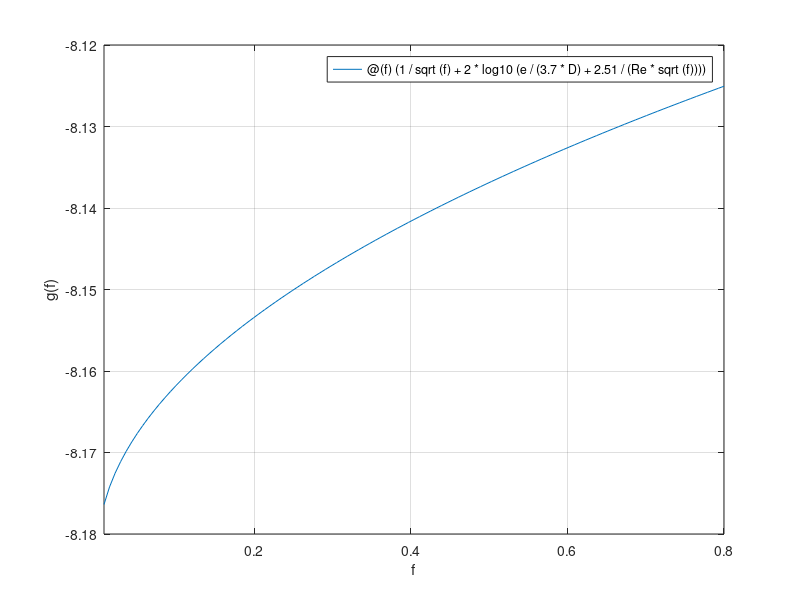

The MATLAB script that drew this image: (Note: this script raises an error after producing the figure.)
clc;
clear;

rho=1.23; mu=1.79e-5; D=0.005; v=40; e=0.0015/1000;
Re=rho*v*D/mu;

g=@(f)(1/sqrt(f)+2*log10(e/(3.7*D)+2.51/(Re*sqrt(f))));
fplot(g, [0.008 0.8]), grid, xlabel('f'),ylabel('g(f)')

dg=@(f) -2/log(10)*1.255/Re*f^(3/2)/(e/D/3.7 ...
        +2.51/Re/sqrt(f))-0.5/f^(3/2);
%% -------------------------------------------    
[f ea iter]=newtonraph(g,dg,0.008)
%% -------------------------------------------
[f ea iter]=newtonraph(g,dg,0.08,0.01,200)

%% --------------------------------
%better initial guess
[f ea iter]=newtonraph(g,dg,0.03,0.01,200)

%% bisection
[root, ea, iter] = bisect(g, 0, 0.08)

%% false position
[root,ea,iter]=MYfalse(g,0,0.1)

%% modified secant method
[root,ea,iter]=msecant(g,0.008)

%% fzero function

fzero(g,0.008)
fzero(g,0.08)

%% --------------

%take home message:
%%% Even MATLAB is not foolproof
%%%%no single method that works best for all problems.
%%% it is important to understand the strength and weakness of different
%%% method


